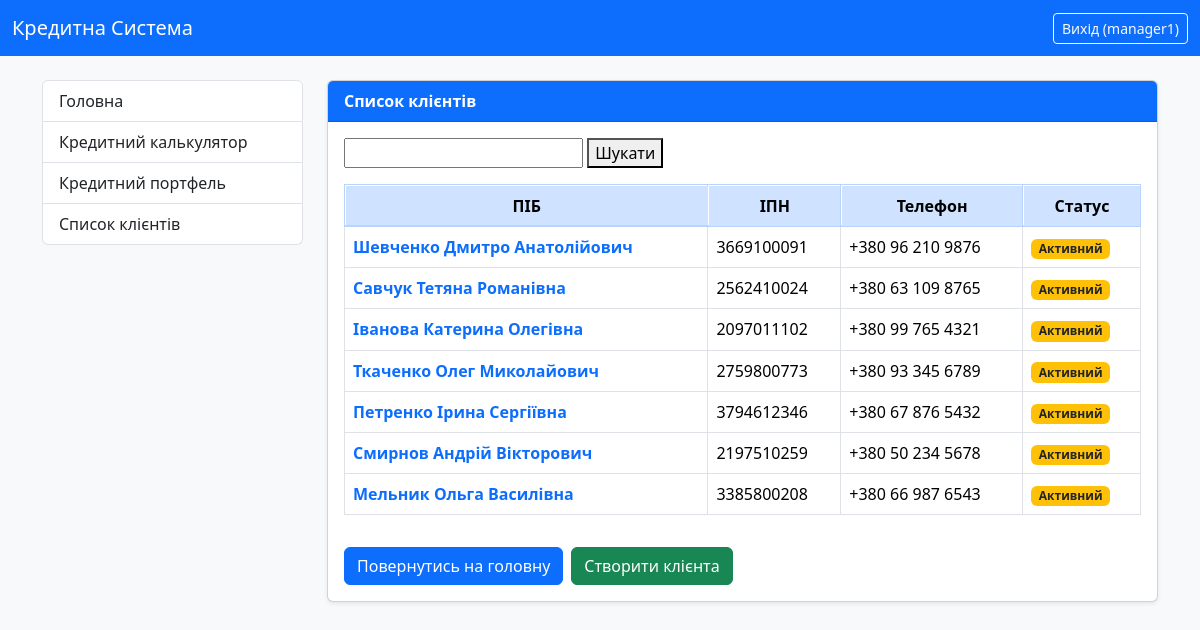
Before: /all-clients/ (signed in) with the older database file.
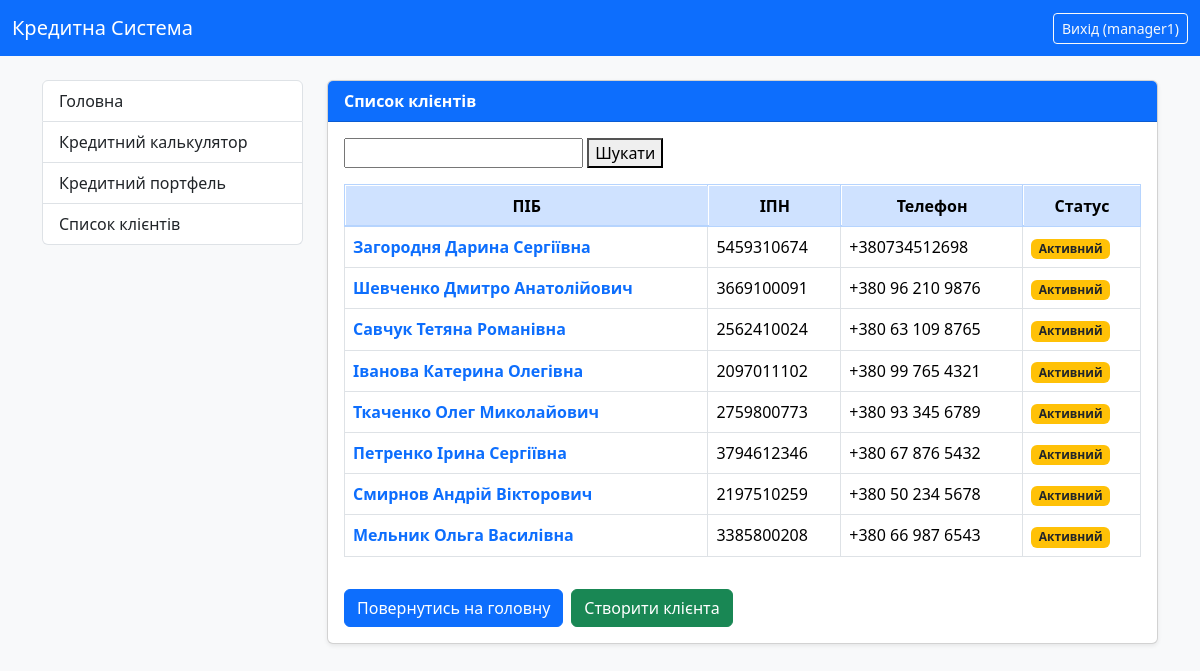
After: the same page with the newer database file.
### credit_system/models.py (models this page shows, shortened)
class CustomUser(AbstractUser):
    ROLE_CHOICES = (
        ('admin', 'Адмін'),
        ('manager', 'Менеджер'),
        ('client', 'Клієнт'),
    )
    role = models.CharField(
        max_length=10,
        choices=ROLE_CHOICES,
        default='client',
        verbose_name="Роль користувача"
    )
    middle_name = models.CharField(max_length=100, verbose_name="По батькові", blank=True)
    IPN = models.CharField(
        max_length=10,
        unique=True,
        verbose_name="ІПН",
        validators=[numeric_validator],
        null=True,
        blank=True
    )
    phone_number = models.CharField(max_length=20, verbose_name="Номер телефону", blank=True)
    address = models.CharField(max_length=255, verbose_name="Адреса", blank=True)
    date_of_birth = models.DateField(verbose_name="Дата народження", null=True, blank=True)
    SEX_CHOICES = (
        ('m', 'Чоловіча'),  # Значення в базі: 'm', Зображається: 'Чоловіча'
        ('w', 'Жіноча'),  # Значення в базі: 'w', Зображається: 'Жіноча'
    )
    sex = models.CharField(
        max_length=1,
        choices=SEX_CHOICES,
        default='m',
        verbose_name="Стать",
        blank=True,
        null=True
    )
    address_registration = models.CharField(max_length=255, verbose_name="Адреса прописки", blank=True)
    address_residential = models.CharField(max_length=255, verbose_name="Адреса проживання", blank=True)
    place_of_birth = models.CharField(max_length=255, verbose_name="Місце народження", blank=True)
    passport_series = models.CharField(max_length=2, verbose_name="Серія паспорту", blank=True)
    passport_number = models.CharField(max_length=10, verbose_name="Номер паспорту", blank=True)
    passport_vidan = models.CharField(max_length=255, verbose_name="Орган що видав паспорт", blank=True)
    passport_date = models.DateField(verbose_name="Дата видачі паспорта", null=True, blank=True)
    work_place = models.CharField(max_length=100, verbose_name="Місце роботи", blank=True)
    position = models.CharField(max_length=100, verbose_name="Посада", blank=True)
    notes = models.CharField(max_length=255, verbose_name="Нотатки", blank=True)
    @property
    def is_manager(self):
        return self.role == 'manager' or self.is_superuser
    class Meta:
        verbose_name = "Користувач"
        verbose_name_plural = "Користувачі"

### credit_system/views.py (the view, shortened to what this page needs)
# urls.py: path('all-clients/', AllClientsView.as_view(), name='all_clients_list'),
class AllClientsView(LoginRequiredMixin, ListView):
    model = CustomUser
    template_name = 'credit_system/all_clients.html'
    context_object_name = 'clients'
    def get_queryset(self):
        user = self.request.user
        if not (user.is_superuser or user.is_manager):
            raise Http404("У вас немає дозволу на перегляд списку клієнтів.")
        queryset = CustomUser.objects.filter(role='client')
        query = self.request.GET.get('q')
        return queryset.order_by('-date_joined')
    def get_context_data(self, **kwargs):
        context = super().get_context_data(**kwargs)
        context['query'] = self.request.GET.get('q', '')
        return context

### credit_system/templates/credit_system/all_clients.html (shortened to what this page needs)
{% extends "credit_system/base.html" %}
{% block content %}
    <div class="card shadow-sm">
        <div class="card-header bg-primary text-white">
            <strong>Список клієнтів</strong>
        </div>
        <div class="card-body">
            <form method="GET" action="{% url 'all_clients_list' %}" class="mb-3">
                <input type="text" name="q" >
                <button type="submit">Шукати</button>
            </form>
            {% if clients %}
                <div class="table-responsive" style="max-height: 400px; overflow-y: scroll;">
                    <table class="table table-bordered table-hover">
                        <thead class="table-primary text-center">
                            <tr>
                                <th>ПІБ</th>
                                <th>ІПН</th>
                                <th>Телефон</th>
                                <th>Статус</th>
                            </tr>
                        </thead>
                        <tbody>
                            {% for client in clients %}
                                <tr>
                                    <td>
                                        <a href="{% url 'client_detail' client.pk %}?source=clients" class="text-decoration-none fw-bold text-primary">
                                            {{ client.last_name }} {{ client.first_name }} {{ client.middle_name }}
                                        </a>
                                    </td>
                                    <td>{{ client.IPN }}</td>
                                    <td>{{ client.phone_number }}</td>
                                    <td>
                                        {% if client.is_active %}
                                            <span class="badge bg-warning text-dark">Активний</span>
                                        {% else %}
                                            <span class="badge bg-success">Не активний</span>
                                        {% endif %}
                                    </td>
                                </tr>
                            {% endfor %}
                        </tbody>
                    </table>
                </div>
            {% else %}
                <p>Клієнтів не знайдено.</p>
            {% endif %}
            <div class="d-flex justify-content-start gap-2 mt-3">
                <a href="{% url 'index' %}" class="btn btn-primary">
                    Повернутись на головну
                </a>
                <a href="{% url 'add_new_client' %}" class="btn btn-success">
                    Створити клієнта
                </a>
            </div>
            </div>
    </div>
{% endblock %}

### credit_system/templates/credit_system/base.html (shortened to what this page needs)
{% load static %}
<!DOCTYPE html>
<html lang="uk">
<head>
    <link href="https://cdn.jsdelivr.net/npm/bootstrap@5.3.3/dist/css/bootstrap.min.css" rel="stylesheet">
    <link rel="stylesheet" href="{% static 'credit_system/style.css' %}">
</head>
<body class="bg-light">
<nav class="navbar navbar-expand-lg navbar-dark bg-primary">
  <div class="container-fluid">
    <a class="navbar-brand" href="{% url 'index' %}">Кредитна Система</a>
    <div class="d-flex">
      {% if user.is_authenticated %}
        <form method="post" action="{% url 'logout' %}" class="d-inline">
          <button type="submit" class="btn btn-outline-light btn-sm">
            Вихід ({{ user.username }})
          </button>
        </form>
      {% else %}
        <a href="{% url 'login' %}" class="btn btn-outline-light btn-sm">Вхід</a>
      {% endif %}
    </div>
  </div>
</nav>
<div class="container mt-4">
  <div class="row">
    <div class="col-lg-3 mb-3">
      <div class="list-group">
        <a href="{% url 'index' %}" class="list-group-item list-group-item-action">
          Головна
        </a>
        <a href="{% url 'credit_calculator' %}" class="list-group-item list-group-item-action">
          Кредитний калькулятор
        </a>
        {% if user.is_authenticated %}
            {% if user.is_superuser or user.is_manager %}
                <a href="{% url 'all_credits_list' %}" class="list-group-item list-group-item-action">
                    Кредитний портфель
                </a>
                <a href="{% url 'all_clients_list' %}" class="list-group-item list-group-item-action">
                    Список клієнтів
                </a>
            {% elif user.is_client %}
                <a href="{% url 'user_credits_list' %}" class="list-group-item list-group-item-action">
                    Мої кредити
                </a>
            {% endif %}
        {% endif %}
      </div>
    </div>
    <div class="col-lg-9">
      {% block content %}
      {% endblock %}
    </div>
  </div>
</div>
</body>
</html>

### credit_system/static/credit_system/style.css (style rules this page uses)
body { background-color: #f8f9fa; }
.table-responsive { max-height: 300px; overflow-y: auto; }
.table-responsive thead th { position: sticky; top: 0; background-color: #cfe2ff; z-index: 2; }
.card { overflow: visible !important; }
.table-responsive { max-height: 300px; overflow-y: auto; position: relative; }
.table.table-bordered { border-collapse: collapse; }
.table-responsive thead th { position: sticky; top: 0; z-index: 6; background-color: #cfe2ff; border: 1px solid #b6d4fe; box-shadow: inset 0 -1px 0 #b6d4fe, 0 1px 1px rgba(0,0,0,0.04); transform: translateZ(0); }
.table thead th { border-bottom: 2px solid #b6d4fe !important; }
.table tbody td { border: 1px solid #dee2e6; }
.table thead tr > th + th { box-shadow: -1px 0 0 #b6d4fe inset; }
.table-responsive thead { transform: translateZ(0); backface-visibility: hidden; will-change: transform; }
.table-responsive thead th { -webkit-font-smoothing: antialiased; -moz-osx-font-smoothing: grayscale; }

Changed rows visible on the page:
added CustomUser: last_name "Загородня", first_name "Дарина", middle_name "Сергіївна", IPN "5459310674", phone_number "+380734512698", is_active "Активний"
